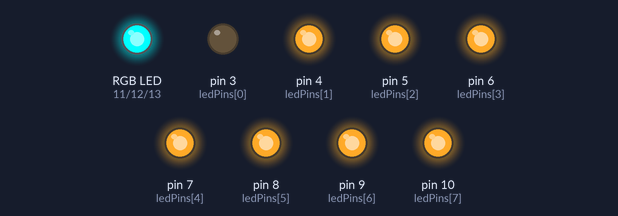
The sketch below on a simulated Arduino Uno, built with avr-gcc and run on an emulated ATmega328P. Parts: an RGB LED mixed from three pins (HIGH = lit), output pins drawn as LEDs (lit = HIGH).

Above: at 0.07 s.
At 0.67 s:
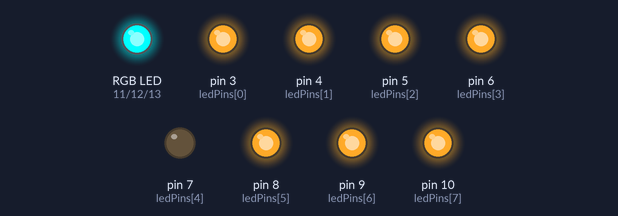
At 1.27 s:
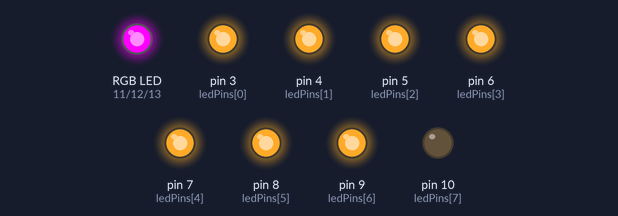
At 2.6 s:
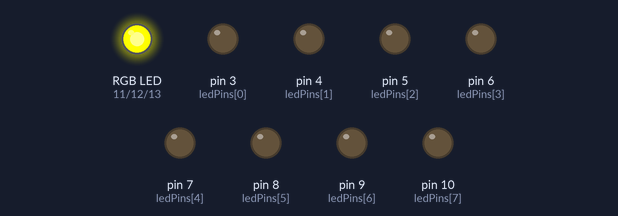
At 4.22 s:
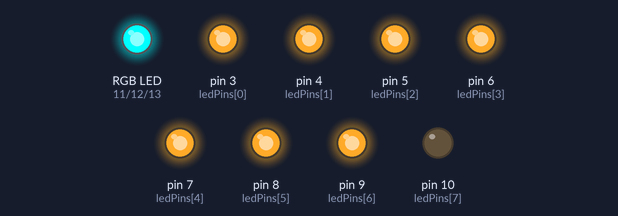
At 6.1 s:
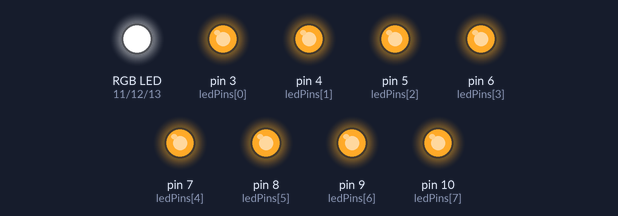
Timing chart, 0 to 7.1 s (numbered marks = the images above):
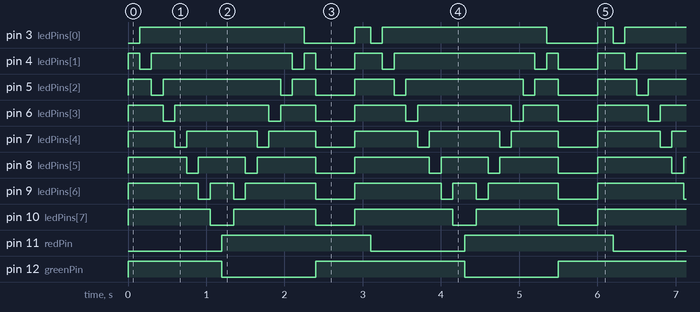

The sketch:

Led_line.ino
```cpp
// Масив пінів для вибору світлодіодів (D0 - D5 лінійки підключені до D3 - D8 Arduino)
const int ledPins[] = {3, 4, 5, 6, 7, 8,9,10};
const int numLeds = 8; // Кількість підключених світлодіодів у межах вашої схеми

// Піни для керування кольором (мають бути з підтримкою ШІМ/PWM)
const int redPin = 11;    // R в D9
const int greenPin = 12; // G в D10
const int bluePin = 13;  // B в D11

void setup() {
  // Налаштовуємо піни світлодіодів на вихід і вимикаємо їх (HIGH = вимкнено)
  for (int i = 0; i < numLeds; i++) {
    pinMode(ledPins[i], OUTPUT);
    digitalWrite(ledPins[i], HIGH);
  }

  // Налаштовуємо піни кольорів на вихід і вимикаємо (255 = вимкнено для PNP/Спільного анода)
  pinMode(redPin, OUTPUT);
  pinMode(greenPin, OUTPUT);
  pinMode(bluePin, OUTPUT);

  clearLEDs();
}

void loop() {
  // Ефект 1: Біжучий вогонь червоного кольору по лінійці
  setRGBColor(255, 0, 0); // Чистий червоний
  for (int i = 0; i < numLeds; i++) {
    digitalWrite(ledPins[i], LOW);  // Вмикаємо i-й світлодіод
    delay(150);
    digitalWrite(ledPins[i], HIGH); // Вимикаємо його
  }

  // Ефект 2: Біжучий вогонь зеленого кольору в зворотний бік
  setRGBColor(0, 255, 0); // Чистий зелений
  for (int i = numLeds - 1; i >= 0; i--) {
    digitalWrite(ledPins[i], LOW);
    delay(150);
    digitalWrite(ledPins[i], HIGH);
  }

  // Ефект 3: Спалах всієї лінійки синім кольором
  setRGBColor(0, 0, 255); // Чистий синій
  for (int i = 0; i < numLeds; i++) digitalWrite(ledPins[i], LOW); // Вмикаємо всі
  delay(500);
  clearLEDs(); // Вимикаємо всі
  delay(200);
}

// Функція встановлення кольору (враховує інверсію плати Keyes v2)
void setRGBColor(int r, int g, int b) {
  analogWrite(redPin, 255 - r);
  analogWrite(greenPin, 255 - g);
  analogWrite(bluePin, 255 - b);
}

// Функція повного вимкнення лінійки
void clearLEDs() {
  for (int i = 0; i < numLeds; i++) {
    digitalWrite(ledPins[i], HIGH);
  }
  analogWrite(redPin, 255);
  analogWrite(greenPin, 255);
  analogWrite(bluePin, 255);
}
```

Measured:
- by itself, pin 3 (ledPins[0]): repeats every 3.1 s: LOW 0.65 s, HIGH 0.20 s, LOW 0.15 s, HIGH 2.1 s
- by itself, pin 4 (ledPins[1]): repeats every 3.1 s: HIGH 1.8 s, LOW 0.15 s, HIGH 0.15 s, LOW 0.50 s, HIGH 0.35 s, LOW 0.15 s
- by itself, pin 5 (ledPins[2]): repeats every 3.1 s: HIGH 1.5 s, LOW 0.15 s, HIGH 0.30 s, LOW 0.50 s, HIGH 0.50 s, LOW 0.15 s
- by itself, pin 6 (ledPins[3]): repeats every 3.1 s: HIGH 1.2 s, LOW 0.15 s, HIGH 0.45 s, LOW 0.50 s, HIGH 0.65 s, LOW 0.15 s
- by itself, pin 7 (ledPins[4]): repeats every 3.1 s: HIGH 0.90 s, LOW 0.15 s, HIGH 0.60 s, LOW 0.50 s, HIGH 0.80 s, LOW 0.15 s
- by itself, pin 8 (ledPins[5]): repeats every 3.1 s: HIGH 0.60 s, LOW 0.15 s, HIGH 0.75 s, LOW 0.50 s, HIGH 0.95 s, LOW 0.15 s
- by itself, pin 9 (ledPins[6]): repeats every 3.1 s: HIGH 0.30 s, LOW 0.15 s, HIGH 0.90 s, LOW 0.50 s, HIGH 1.1 s, LOW 0.15 s
- by itself, pin 10 (ledPins[7]): repeats every 3.1 s: HIGH 1.1 s, LOW 0.50 s, HIGH 1.3 s, LOW 0.30 s
